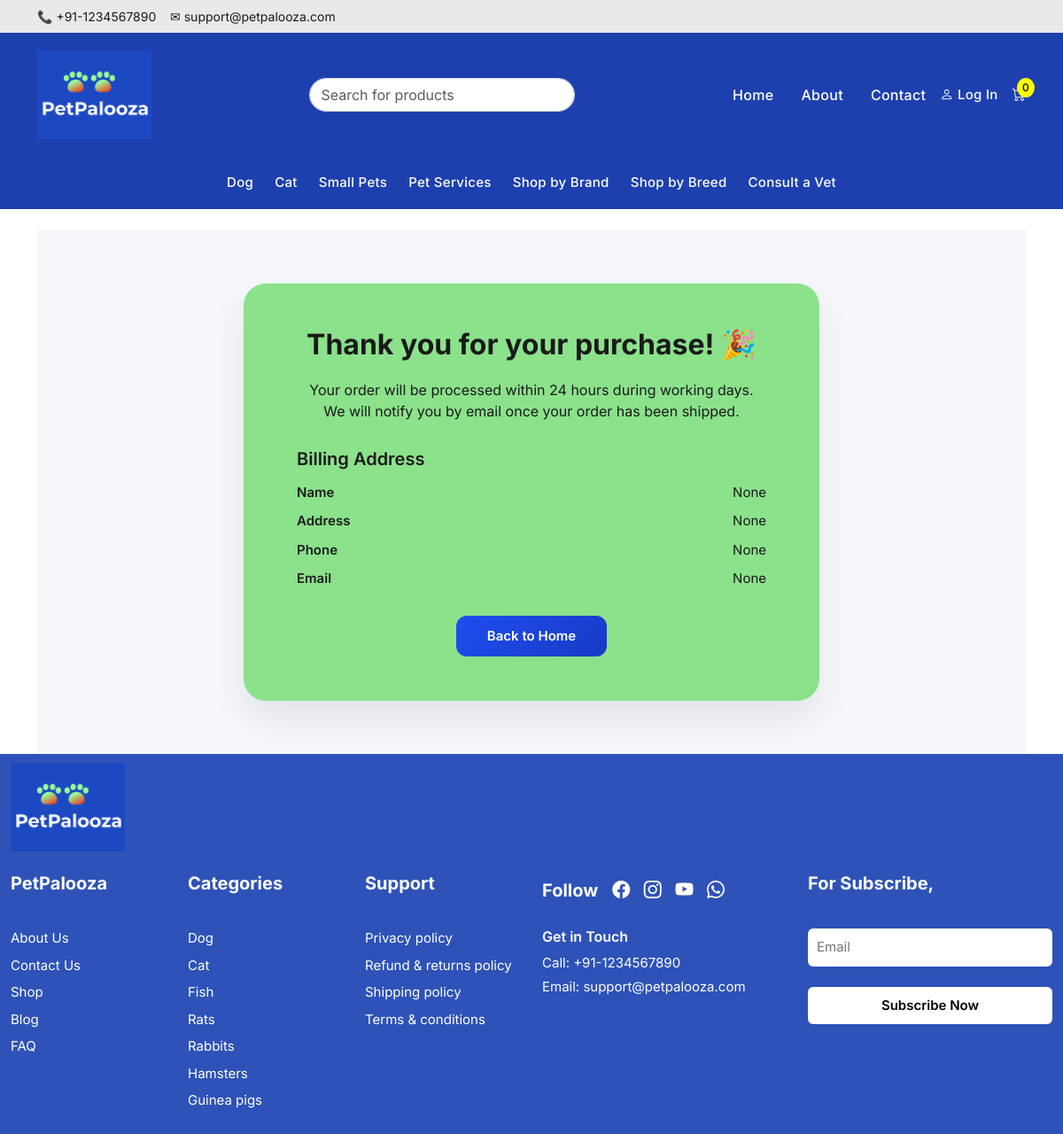
The app's page /cart/thankyou/2/ with its own data.
### cart/models.py (models this page shows, shortened)
class Order(models.Model):
    user = models.ForeignKey(User, on_delete=models.CASCADE)
    razorpay_order_id = models.CharField(max_length=200)
    razorpay_payment_id = models.CharField(max_length=200, blank=True, null=True)
    razorpay_signature = models.CharField(max_length=500, blank=True, null=True)
    name = models.CharField(max_length=200, null=True, blank=True)
    email = models.EmailField(null=True, blank=True)
    phone = models.CharField(max_length=20, null=True, blank=True)
    address = models.TextField(null=True, blank=True)
    total_amount = models.IntegerField()
    created_at = models.DateTimeField(auto_now_add=True)
    is_paid = models.BooleanField(default=False)

### cart/views.py (the view)
# urls.py: path("thankyou/<int:order_id>/", views.thankyou, name="thankyou"),
def thankyou(request, order_id):
    order = get_object_or_404(Order, id=order_id)
    return render(request, "thankyou.html", {"order": order})

### cart/context_processors.py (called while the page is built)
def cart_count(request):
    if request.user.is_authenticated:
        cart, created = Cart.objects.get_or_create(user=request.user)
        count = CartItem.objects.filter(cart=cart).count()
    else:
        count = 0
    return {
        'cart_count': count
    }

### templates/thankyou.html (shortened to what this page needs)
{% extends "base.html" %}
{% load static %}
{% block content %}
<div class="thankyou-wrapper">
    <div class="thankyou-card">
        <h2>Thank you for your purchase! 🎉</h2>
        <p>
            Your order will be processed within 24 hours during working days.
            We will notify you by email once your order has been shipped.
        </p>
        <div class="billing-details">
            <h5>Billing Address</h5>
            <div class="billing-row">
    <span>Name</span>
    <span>{{ order.name }}</span>
</div>
<div class="billing-row">
    <span>Address</span>
    <span>{{ order.address }}</span>
</div>
<div class="billing-row">
    <span>Phone</span>
    <span>{{ order.phone }}</span>
</div>
<div class="billing-row">
    <span>Email</span>
    <span>{{ order.email }}</span>
</div>
        </div>
        <a href="{% url 'home' %}" class="back-btn">Back to Home</a>
    </div>
</div>
{% endblock %}

### static/css/style.css (style rules this page uses)
body { font-family: 'Inter', sans-serif; font-weight: 400; font-size: 15px; color: #1a1a1a; }
h1, h2, h3, h4, h5, h6 { font-weight: 600; }

### static/css/home.css (style rules this page uses)
body { margin: 0; }

### templates/thankyou.html (style rules this page uses)
.thankyou-wrapper { min-height: 70vh; display: flex; justify-content: center; align-items: center; padding: 60px 20px; background: #f6f7fb; }
.thankyou-card { background: #8BE28B; padding: 50px 60px; border-radius: 25px; box-shadow: 0 20px 40px rgba(0,0,0,0.08); max-width: 650px; width: 100%; }
.thankyou-card h2 { font-weight: 700; margin-bottom: 20px; text-align: center; }
.thankyou-card p { text-align: center; margin-bottom: 30px; font-size: 16px; }
.billing-details { margin-top: 30px; }
.billing-details h5 { font-weight: 600; margin-bottom: 15px; }
.billing-row { display: flex; justify-content: space-between; margin-bottom: 10px; }
.billing-row span:first-child { font-weight: 600; }
.back-btn { display: block; margin: 30px auto 0; background: linear-gradient(135deg, #1f4df0, #163bc4); color: white; border: none; padding: 12px 35px; border-radius: 12px; font-weight: 600; text-decoration: none; text-align: center; width: fit-content; }

### records on screen
Order: name "None", address "None", phone "None", email "None"

### other values on screen
{{ cart_count }} "0"
